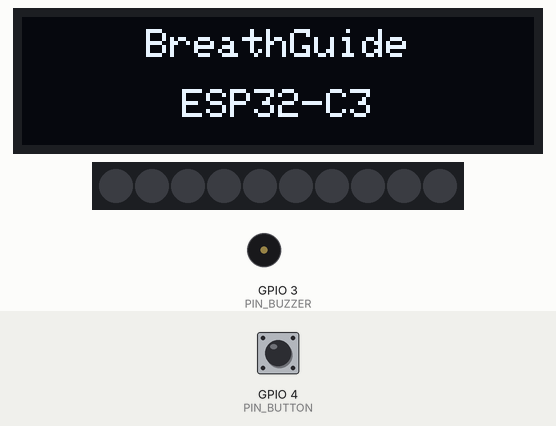
Recording of a sketch running on a simulated ESP32-C3. On the bench: 128×32 one-colour display, 10 RGB LEDs in strip order, left to right, buzzer (waves = sounding). The test bench sets the inputs (shaded band); at power-on: GPIO 4 (PIN_BUTTON) HIGH. EEPROM starts erased.

Above: at 0.6 s.
At 2.5 s:
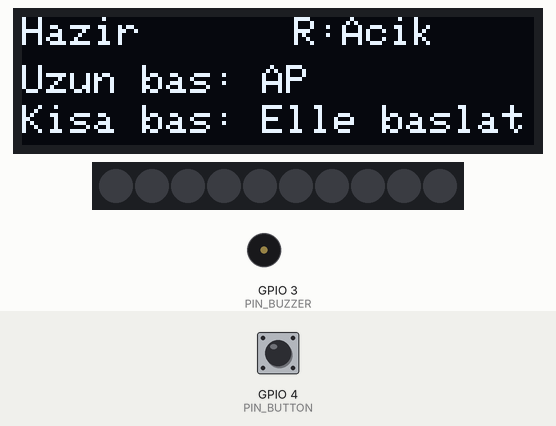
2.6 s: GPIO 4 (PIN_BUTTON) pulled LOW for 0.15 s
At 3.16 s:
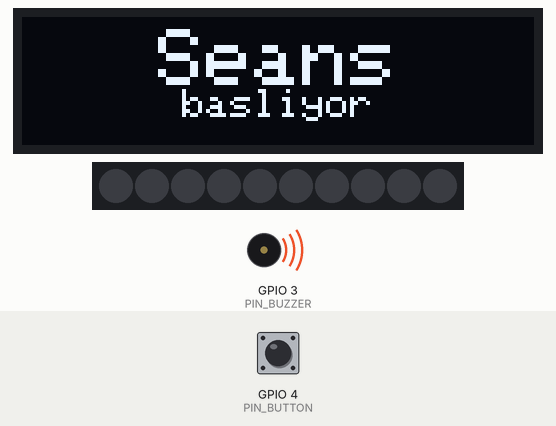
3.3 s: GPIO 4 (PIN_BUTTON) pulled LOW for 3.2 s
At 6.68 s:
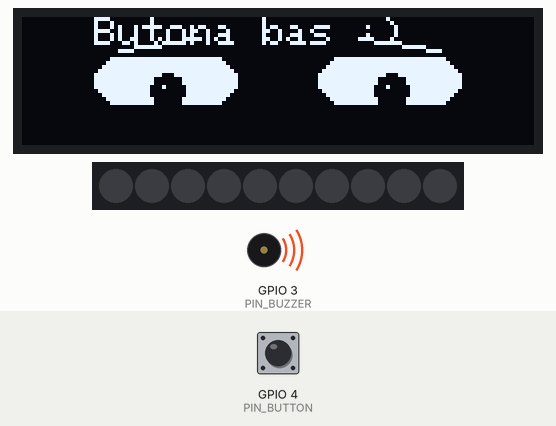
7.1 s: GPIO 4 (PIN_BUTTON) pulled LOW for 3.2 s
At 9.6 s:
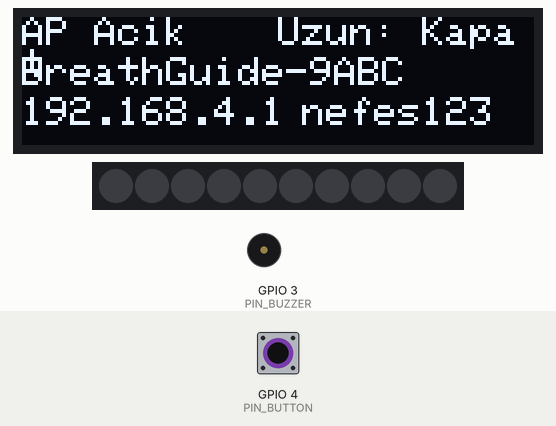
Timing chart, 0 to 11.1 s (numbered marks = the images above; inputs shaded):
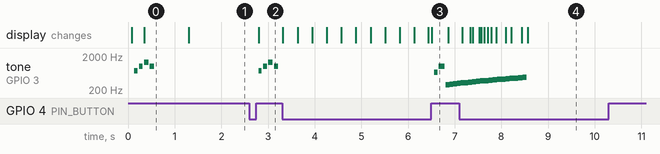

Measured:
- after the input at 2.6 s, tone on GPIO 3 (PIN_BUZZER): plays 740 Hz for 0.07 s, 988 Hz for 0.08 s, 1319 Hz for 0.10 s, 988 Hz for 0.09 s, starting after 0.20 s; the display: changes after 0.20 s (image 2)
- after the input at 3.3 s, tone on GPIO 3 (PIN_BUZZER): plays 660 Hz for 0.08 s, 990 Hz for 0.12 s, 287 Hz for 0.08 s, 296 Hz for 0.08 s, 305 Hz for 0.08 s, 314 Hz for 0.05 s, starting after 3.3 s
- after the input at 7.1 s, the display: first differs from a run without the input after 1.5 s (image 4)
- what the display in image 0 shows lasts 1.0 s, from 0.3 s to 1.3 s

The sketch:

BreathGuide_ESP32C3_Standalone.ino
```cpp
/*
  BreathGuide_ESP32C3_Standalone.ino
  ------------------------------------------------------------
  Standalone breath-guide device
  - ESP32-C3 Super Mini
  - 10 × WS2812
  - 0.91" I2C 128×32 OLED (SSD1306, address 0x3C)
  - 1 button (INPUT_PULLUP)
  - 1 passive piezo / buzzer

  Entry point – only setup() and loop() live here.
  All functionality is split into dedicated modules.

  Note:
  ESP32-C3 + WS2812 + Wi-Fi/AP simultaneously can cause LED flicker
  on some boards. Heavy LED animations are therefore suppressed while
  the portal is open.
*/

// Module headers (each pulls in AppState.h → all required libs)
#include "Config.h"
#include "AppState.h"
#include "Utils.h"
#include "Audio.h"
#include "Display.h"
#include "LedControl.h"
#include "SettingsMgr.h"
#include "Session.h"
#include "Portal.h"
#include "Button.h"

// ======================================================
void setup() {
  Serial.begin(115200);
  delay(80);

  pinMode(PIN_BUTTON, INPUT_PULLUP);

  Wire.begin(PIN_OLED_SDA, PIN_OLED_SCL);
  if (!display.begin(SSD1306_SWITCHCAPVCC, OLED_ADDR)) {
    Serial.println("OLED baslatilamadi");
    // Continue without display rather than hang.
  }
  display.clearDisplay();
  display.display();

  loadSettings();

  FastLED.addLeds<WS2812, PIN_LED_DATA, GRB>(leds, NUM_LEDS);
  FastLED.setBrightness(settings.brightness);
  clearLeds();

  // ESP32-Arduino v3 API: ledcAttach(pin, freq, resolution)
  ledcAttach(PIN_BUZZER, 2000, 8);
  stopTone();

  WiFi.mode(WIFI_OFF);

  drawBootScreen();
  cuteChime();
  delay(700);
  drawIdleScreen();

  scheduleNextReminder();
}

// ======================================================
void loop() {
  handleButton();

  if (portalActive) {
    handlePortalLoop();
    return;
  }

  switch (appMode) {
    case MODE_IDLE:
      renderIdleLeds();
      handleReminderScheduler();
      break;

    case MODE_WAIT_ACK:
      clearLeds();
      drawWaitingEyesFrame();
      break;

    case MODE_SESSION:
      updateSession();
      break;

    default:
      break;
  }
}
```

AppState.cpp
```cpp
#include "AppState.h"

// -------------------------
// Hardware objects
// -------------------------
CRGB             leds[NUM_LEDS];
Adafruit_SSD1306 display(SCREEN_WIDTH, SCREEN_HEIGHT, &Wire, -1);
WebServer        server(80);
DNSServer        dnsServer;
Preferences      prefs;

// -------------------------
// Settings & app state
// -------------------------
Settings   settings;
AppMode    appMode     = MODE_IDLE;
BreathPhase currentPhase = PHASE_INHALE;

bool portalActive  = false;
bool sessionActive = false;

// -------------------------
// Timers
// -------------------------
unsigned long nextReminderAt       = 0;
unsigned long portalStartedAt      = 0;
unsigned long lastPortalActivityAt = 0;
unsigned long waitAckStartedAt     = 0;
unsigned long phaseStartedAt       = 0;
unsigned long lastToneUpdateAt     = 0;
unsigned long lastDisplayUpdateAt  = 0;
unsigned long lastIdleLedFrameAt   = 0;

uint8_t currentRound = 0;

// -------------------------
// AP credentials / network
// -------------------------
String    apSSID;
String    apPassword = "nefes123";
IPAddress apIP(192, 168, 4, 1);
IPAddress apGW(192, 168, 4, 1);
IPAddress apMask(255, 255, 255, 0);

// -------------------------
// LED breath order (centre → out)
// -------------------------
const uint8_t breathOrder[NUM_LEDS] = {4, 5, 3, 6, 2, 7, 1, 8, 0, 9};
```

AppState.h
```cpp
#pragma once

// Pull in all external libraries in one place so every module
// only needs to include this file to access the shared objects.
#include <Arduino.h>
#include <WiFi.h>
#include <WebServer.h>
#include <DNSServer.h>
#include <Preferences.h>
#include <Wire.h>
#include <Adafruit_GFX.h>
#include <Adafruit_SSD1306.h>
#include <FastLED.h>

#include "Config.h"

// -------------------------
// Hardware objects
// -------------------------
extern CRGB             leds[NUM_LEDS];
extern Adafruit_SSD1306 display;
extern WebServer        server;
extern DNSServer        dnsServer;
extern Preferences      prefs;

// -------------------------
// Settings & app state
// -------------------------
extern Settings    settings;
extern AppMode     appMode;
extern BreathPhase currentPhase;

extern bool portalActive;
extern bool sessionActive;

// -------------------------
// Timers
// -------------------------
extern unsigned long nextReminderAt;
extern unsigned long portalStartedAt;
extern unsigned long lastPortalActivityAt;
extern unsigned long waitAckStartedAt;
extern unsigned long phaseStartedAt;
extern unsigned long lastToneUpdateAt;
extern unsigned long lastDisplayUpdateAt;
extern unsigned long lastIdleLedFrameAt;

extern uint8_t currentRound;

// -------------------------
// AP credentials / network
// -------------------------
extern String    apSSID;
extern String    apPassword;
extern IPAddress apIP;
extern IPAddress apGW;
extern IPAddress apMask;

// -------------------------
// LED breath order (centre → out)
// -------------------------
extern const uint8_t breathOrder[NUM_LEDS];
```

Audio.cpp
```cpp
#include "Audio.h"
#include "AppState.h"

void stopTone() {
  ledcWriteTone(PIN_BUZZER, 0);
}

void setTone(uint16_t freq) {
  if (!settings.soundEnabled || settings.volume == 0) {
    stopTone();
    return;
  }
  ledcWriteTone(PIN_BUZZER, freq);
}

void cuteChime() {
  if (!settings.soundEnabled || settings.volume == 0) return;
  const uint16_t tones[] = {740, 988, 1319, 988};
  const uint16_t durs[]  = { 70,  80,   95,  90};
  for (uint8_t i = 0; i < 4; i++) {
    setTone(tones[i]);
    delay(durs[i]);
    stopTone();
    delay(30);
  }
}

void confirmChime() {
  if (!settings.soundEnabled || settings.volume == 0) return;
  const uint16_t tones[] = {660, 990};
  const uint16_t durs[]  = { 80, 120};
  for (uint8_t i = 0; i < 2; i++) {
    setTone(tones[i]);
    delay(durs[i]);
    stopTone();
    delay(25);
  }
}

void finishChime() {
  if (!settings.soundEnabled || settings.volume == 0) return;
  const uint16_t tones[] = {523, 659, 784, 1047};
  const uint16_t durs[]  = { 60,  60,  80,  140};
  for (uint8_t i = 0; i < 4; i++) {
    setTone(tones[i]);
    delay(durs[i]);
    stopTone();
    delay(20);
  }
}
```

Audio.h
```cpp
#pragma once

#include <Arduino.h>

// Stop / start the passive buzzer, and play the three canned chimes.
void stopTone();
void setTone(uint16_t freq);

void cuteChime();       // played on reminder trigger
void confirmChime();    // played when session starts
void finishChime();     // played when session ends
```

Button.cpp
```cpp
#include "Button.h"
#include "AppState.h"
#include "Session.h"
#include "Portal.h"

// File-scope statics – persist between calls, not exposed to other modules.
static bool          lastButtonReading = HIGH;
static bool          stableButtonState = HIGH;
static unsigned long lastDebounceAt    = 0;
static unsigned long buttonPressedAt   = 0;
static bool          longPressHandled  = false;

static void onShortPress() {
  if (portalActive) return;

  if (appMode == MODE_IDLE) {
    enterWaitAckMode();
    return;
  }
  if (appMode == MODE_WAIT_ACK) {
    startSession();
    return;
  }
}

static void onLongPress() {
  if (portalActive) {
    stopPortal();
  } else {
    beginPortal();
  }
}

void handleButton() {
  bool reading = digitalRead(PIN_BUTTON);

  // Reset debounce timer on any change
  if (reading != lastButtonReading) {
    lastDebounceAt    = millis();
    lastButtonReading = reading;
  }

  if (millis() - lastDebounceAt > DEBOUNCE_MS) {
    if (reading != stableButtonState) {
      stableButtonState = reading;

      if (stableButtonState == LOW) {
        // Button just pressed down
        buttonPressedAt  = millis();
        longPressHandled = false;
      } else {
        // Button just released – fire short-press if long-press wasn't handled
        unsigned long pressedFor = millis() - buttonPressedAt;
        if (!longPressHandled && pressedFor < LONG_PRESS_MS) {
          onShortPress();
        }
      }
    }
  }

  // Fire long-press while still held
  if (stableButtonState == LOW && !longPressHandled) {
    if (millis() - buttonPressedAt >= LONG_PRESS_MS) {
      longPressHandled = true;
      onLongPress();
    }
  }
}
```

Button.h
```cpp
#pragma once

// Hardware button debounce, short-press and long-press detection.
// Call handleButton() every loop() iteration.
void handleButton();
```

Display.cpp
```cpp
#include "Display.h"
#include "AppState.h"

void drawCenteredText(const String &line1, const String &line2, uint8_t size1, uint8_t size2) {
  display.clearDisplay();
  display.setTextColor(SSD1306_WHITE);

  display.setTextSize(size1);
  int16_t  x1, y1;
  uint16_t w1, h1;
  display.getTextBounds(line1, 0, 0, &x1, &y1, &w1, &h1);
  display.setCursor((SCREEN_WIDTH - (int)w1) / 2, 3);
  display.print(line1);

  if (line2.length()) {
    display.setTextSize(size2);
    int16_t  x2, y2;
    uint16_t w2, h2;
    display.getTextBounds(line2, 0, 0, &x2, &y2, &w2, &h2);
    display.setCursor((SCREEN_WIDTH - (int)w2) / 2, 18);
    display.print(line2);
  }

  display.display();
}

void drawBootScreen() {
  drawCenteredText("BreathGuide", "ESP32-C3", 1, 1);
}

void drawIdleScreen() {
  display.clearDisplay();
  display.setTextColor(SSD1306_WHITE);
  display.setTextSize(1);

  display.setCursor(0, 0);
  display.print("Hazir");
  display.setCursor(68, 0);
  display.print(settings.reminderEnabled ? "R:Acik" : "R:Kapali");

  display.setCursor(0, 12);
  display.print("Uzun bas: AP");

  display.setCursor(0, 22);
  display.print("Kisa bas: Elle baslat");

  display.display();
}

void drawPortalInfoScreen() {
  display.clearDisplay();
  display.setTextColor(SSD1306_WHITE);
  display.setTextSize(1);

  display.setCursor(0, 0);
  display.print("AP Acik");
  display.setCursor(64, 0);
  display.print("Uzun: Kapat");

  display.setCursor(0, 10);
  display.print(apSSID);

  display.setCursor(0, 20);
  display.print(apIP);
  display.setCursor(70, 20);
  display.print(apPassword);

  display.display();
}

void drawWaitingEyesFrame() {
  static unsigned long lastFrameMs = 0;
  unsigned long now = millis();
  if (now - lastFrameMs < 45) return;
  lastFrameMs = now;

  const uint16_t cycleMs = 4200;
  uint16_t t = (uint16_t)((now - waitAckStartedAt) % cycleMs);
  int openness = 12;

  if      (t < 80)                    openness = map(t, 0,    80,   12, 2);
  else if (t < 160)                   openness = map(t, 80,   160,  2, 12);
  else if (t > 2800 && t < 2880)      openness = map(t, 2800, 2880, 12, 3);
  else if (t >= 2880 && t < 2960)     openness = map(t, 2880, 2960, 3, 12);

  float a      = (now - waitAckStartedAt) * 0.0042f;
  int   pupilX = (int)(sinf(a) * 4.5f);
  int   pupilY = (int)(cosf(a * 1.23f) * 2.6f);

  const int leftX  = 18;
  const int rightX = 74;
  const int eyeY   = 10;
  const int eyeW   = 36;

  display.clearDisplay();
  display.setTextColor(SSD1306_WHITE);
  display.setTextSize(1);
  display.setCursor(18, 0);
  display.print("Butona bas :)");

  // Eye whites
  display.fillRoundRect(leftX,  eyeY, eyeW, openness, 8, SSD1306_WHITE);
  display.fillRoundRect(rightX, eyeY, eyeW, openness, 8, SSD1306_WHITE);

  if (openness > 5) {
    int cy = eyeY + openness / 2;
    // Pupils
    display.fillCircle(leftX  + eyeW / 2 + pupilX, cy + pupilY, 4, SSD1306_BLACK);
    display.fillCircle(rightX + eyeW / 2 + pupilX, cy + pupilY, 4, SSD1306_BLACK);
    // Highlights
    display.drawPixel(leftX  + eyeW / 2 + pupilX - 1, cy + pupilY - 1, SSD1306_WHITE);
    display.drawPixel(rightX + eyeW / 2 + pupilX - 1, cy + pupilY - 1, SSD1306_WHITE);
  }

  // Eyebrows
  int browLift = (int)(sinf(a * 0.8f) * 2.0f);
  display.drawLine(leftX  +  6, eyeY - 2 - browLift, leftX  + 26, eyeY - 5 + browLift, SSD1306_WHITE);
  display.drawLine(rightX + 10, eyeY - 5 + browLift, rightX + 30, eyeY - 2 - browLift, SSD1306_WHITE);

  display.display();
}

void drawSessionScreen(const char* phaseLabel, uint8_t secondsLeft,
                       uint8_t roundIndex, uint8_t roundTotal) {
  display.clearDisplay();
  display.setTextColor(SSD1306_WHITE);

  // Round counter + portal hint
  display.setTextSize(1);
  display.setCursor(0, 0);
  display.print("Tur ");
  display.print(roundIndex);
  display.print("/");
  display.print(roundTotal);
  display.setCursor(80, 0);
  display.print("Uzun: AP");

  // Phase label (large)
  display.setTextSize(2);
  int16_t  x1, y1;
  uint16_t w1, h1;
  display.getTextBounds(phaseLabel, 0, 0, &x1, &y1, &w1, &h1);
  display.setCursor((SCREEN_WIDTH - (int)w1) / 2, 10);
  display.print(phaseLabel);

  // Countdown
  display.setTextSize(1);
  char buf[12];
  snprintf(buf, sizeof(buf), "%u sn", secondsLeft);
  int16_t  x2, y2;
  uint16_t w2, h2;
  display.getTextBounds(buf, 0, 0, &x2, &y2, &w2, &h2);
  display.setCursor((SCREEN_WIDTH - (int)w2) / 2, 25);
  display.print(buf);

  display.display();
}
```

Display.h
```cpp
#pragma once

#include <Arduino.h>

// Generic centred two-line text (default sizes 1/1).
void drawCenteredText(const String &line1,
                      const String &line2 = "",
                      uint8_t size1 = 1,
                      uint8_t size2 = 1);

void drawBootScreen();
void drawIdleScreen();
void drawPortalInfoScreen();
void drawWaitingEyesFrame();   // rate-limited to ~22 fps; safe to call every loop
void drawSessionScreen(const char* phaseLabel,
                       uint8_t     secondsLeft,
                       uint8_t     roundIndex,
                       uint8_t     roundTotal);
```

LedControl.cpp
```cpp
#include "LedControl.h"
#include "AppState.h"
#include "Utils.h"

void clearLeds() {
  fill_solid(leds, NUM_LEDS, CRGB::Black);
  FastLED.show();
}

void renderIdleLeds() {
  unsigned long now = millis();
  if (now - lastIdleLedFrameAt < 24) return;
  lastIdleLedFrameAt = now;

  float s = (sinf(now * 0.0024f) + 1.0f) * 0.5f;
  uint8_t bri = 5 + (uint8_t)(s * 18.0f);

  fill_solid(leds, NUM_LEDS, CHSV(145, 180, bri));
  leds[0]            = CHSV(150, 180, bri / 2);
  leds[NUM_LEDS - 1] = CHSV(150, 180, bri / 2);
  FastLED.show();
}

void renderIntroAnimationBlocking(uint16_t durationMs) {
  unsigned long start = millis();
  while (millis() - start < durationMs) {
    unsigned long now     = millis();
    uint8_t       baseHue = (now / 10) % 255;

    for (uint8_t i = 0; i < NUM_LEDS; i++) {
      float   pos   = (float)i / (float)(NUM_LEDS - 1);
      float   wave1 = (sinf((now * 0.010f)  + pos * 5.2f) + 1.0f) * 0.5f;
      float   wave2 = (sinf((now * 0.0065f) - pos * 7.0f) + 1.0f) * 0.5f;
      uint8_t v     = (uint8_t)(18.0f + (wave1 * 110.0f) + (wave2 * 50.0f));
      leds[i]       = CHSV(baseHue + i * 10, 210, v);
    }
    leds[beatsin8(18, 0, NUM_LEDS - 1)] += CHSV(baseHue + 40, 40, 35);
    FastLED.show();
    delay(16);
  }
}

void renderBreathLeds(float progress, BreathPhase phase) {
  progress = clampValue<float>(progress, 0.0f, 1.0f);

  uint8_t litCount = 0;
  CRGB    color    = CRGB::Black;

  switch (phase) {
    case PHASE_INHALE:
      litCount = (uint8_t)roundf(easeInOutSine(progress) * NUM_LEDS);
      color    = CHSV(145, 220, 200);
      break;
    case PHASE_HOLD:
      litCount = NUM_LEDS;
      color    = CHSV(35, 220, 180);
      break;
    case PHASE_EXHALE:
      litCount = NUM_LEDS - (uint8_t)roundf(easeInOutSine(progress) * NUM_LEDS);
      color    = CHSV(170, 180, 180);
      break;
    default:
      break;
  }

  fill_solid(leds, NUM_LEDS, CRGB::Black);
  for (uint8_t i = 0; i < litCount; i++) {
    leds[breathOrder[i]] = color;
  }

  if (phase == PHASE_HOLD) {
    uint8_t sparkle = beatsin8(10, 10, 35);
    for (uint8_t i = 0; i < NUM_LEDS; i++) {
      leds[i].nscale8_video(180 + sparkle);
    }
  } else {
    uint8_t globalB = 50 + (uint8_t)(progress * 150.0f);
    if (phase == PHASE_EXHALE) {
      globalB = 50 + (uint8_t)((1.0f - progress) * 150.0f);
    }
    for (uint8_t i = 0; i < NUM_LEDS; i++) {
      leds[i].nscale8_video(globalB);
    }
  }

  FastLED.show();
}
```

LedControl.h
```cpp
#pragma once

#include "Config.h"  // BreathPhase

void clearLeds();
void renderIdleLeds();
void renderIntroAnimationBlocking(uint16_t durationMs);  // blocking – call only outside loop
void renderBreathLeds(float progress, BreathPhase phase);
```

Session.h
```cpp
#pragma once

// Breath session life-cycle + the automatic reminder scheduler.
void enterWaitAckMode();       // plays intro, shows "Seans basliyor", waits for button
void startSession();           // transitions to MODE_SESSION
void endSession();             // cleans up and returns to MODE_IDLE
void updateSession();          // must be called every loop() iteration while in MODE_SESSION
void handleReminderScheduler();// checks if the reminder timer has elapsed; call from loop()
```

Utils.cpp
```cpp
#include "Utils.h"

String shortChipId() {
  uint64_t chipid = ESP.getEfuseMac();
  char buf[10];
  snprintf(buf, sizeof(buf), "%04X", (uint16_t)(chipid & 0xFFFF));
  return String(buf);
}
```

Utils.h
```cpp
#pragma once

#include <Arduino.h>
#include <math.h>

// Template must live in the header so the compiler can instantiate it
// for every T used across translation units.
template<typename T>
inline T clampValue(T v, T lo, T hi) {
  if (v < lo) return lo;
  if (v > hi) return hi;
  return v;
}

inline float easeInOutSine(float x) {
  return -(cosf(PI * x) - 1.0f) / 2.0f;
}

// Reads last 2 hex digits of the chip's fuse MAC address.
String shortChipId();
```

SettingsMgr.h
```cpp
#pragma once

// NVS-backed settings persistence + reminder scheduler.
void loadSettings();
void saveSettings();
void scheduleNextReminder();
```

Portal.h
```cpp
#pragma once

// WiFi AP + captive-portal web server.
void touchPortalActivity();  // reset inactivity timer after any HTTP request
void beginPortal();          // open the AP and start the web server
void stopPortal();           // tear down AP and web server, return to idle
void handlePortalLoop();     // must be called every loop() iteration while portal is active
```

Source omitted: Session.cpp (3547 bytes), Config.h (1856 bytes), SettingsMgr.cpp (2458 bytes), Portal.cpp (11824 bytes)
